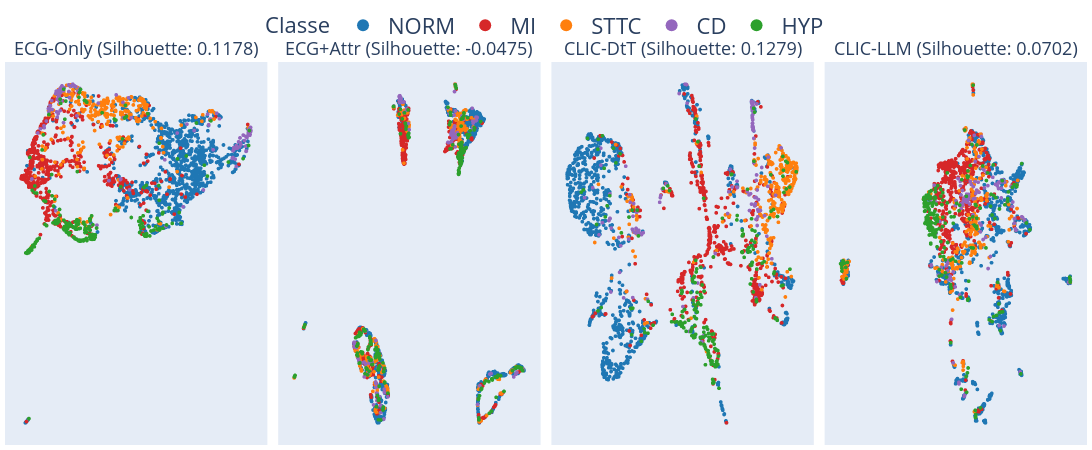

The notebook cell saved with this chart:
### Code cell
fig = px.scatter(
    df_umap,
    x="umap_x",
    y="umap_y",
    color="label_name",
    facet_col="subset",
    facet_col_wrap=4,          # 2 linhas x 3 colunas = 6 subplots
    color_discrete_map=color_map,
    category_orders={
        "label_name": ["NORM", "MI", "STTC", "CD", "HYP"]
    },
    height=450,
    width=1500,
    facet_col_spacing=0.01,   # reduz espaço horizontal
    facet_row_spacing=0.05    # reduz espaço vertical
)

# Remove todos os eixos
fig.update_xaxes(visible=False, scaleanchor=None)
fig.update_yaxes(visible=False, scaleanchor=None)
fig.update_traces(
    marker=dict(size=4),
    legendgrouptitle_font_size=60
)

fig.update_xaxes(matches=None)
fig.update_yaxes(matches=None)
# Layout compacto
fig.update_layout(
    margin=dict(l=5, r=5, t=40, b=5),
    legend=dict(
        itemsizing="constant",    #
        itemwidth=40,   
        orientation="h",
        font=dict(size=22),
        title_font=dict(size=22),
        x=0.5,
        y=1.15,
        xanchor="center",
        yanchor="top"
    ),
    legend_title_text="Classe",
)

# Limpa o texto padrão dos facets e usa como caption
fig.for_each_annotation(
    lambda a: a.update(
        text=a.text.split("=")[-1],  # remove "subset="
        font=dict(size=18)
    )
)

fig.show()
fig.write_image("UMAP_ALLPLOTS.pdf")

### Figure 1 — Plotly figure (JSON) as saved in the notebook; plotly's stock layout.template omitted (floating-point values rounded to 4 significant figures; data arrays with more than 128 entries replaced by an {"elided": "..."} marker saying what was removed)
{"data": [{"hovertemplate": "label_name=NORM<br>subset=ECG-Only (Silhouette: 0.1178)<br>umap_x=%{x}<br>umap_y=%{y}<extra></extra>", "legendgroup": "NORM", "legendgrouptitle": {"font": {"size": 60}}, "marker": {"color": "#1f77b4", "size": 4, "symbol": "circle"}, "mode": "markers", "name": "NORM", "showlegend": true, "type": "scattergl", "x": {"elided": "995 float values"}, "xaxis": "x", "y": {"elided": "995 float values"}, "yaxis": "y"}, {"hovertemplate": "label_name=NORM<br>subset=ECG+Attr (Silhouette: -0.0475)<br>umap_x=%{x}<br>umap_y=%{y}<extra></extra>", "legendgroup": "NORM", "legendgrouptitle": {"font": {"size": 60}}, "marker": {"color": "#1f77b4", "size": 4, "symbol": "circle"}, "mode": "markers", "name": "NORM", "showlegend": false, "type": "scattergl", "x": {"elided": "995 float values"}, "xaxis": "x2", "y": {"elided": "995 float values"}, "yaxis": "y2"}, {"hovertemplate": "label_name=NORM<br>subset=CLIC-DtT (Silhouette: 0.1279)<br>umap_x=%{x}<br>umap_y=%{y}<extra></extra>", "legendgroup": "NORM", "legendgrouptitle": {"font": {"size": 60}}, "marker": {"color": "#1f77b4", "size": 4, "symbol": "circle"}, "mode": "markers", "name": "NORM", "showlegend": false, "type": "scattergl", "x": {"elided": "995 float values"}, "xaxis": "x3", "y": {"elided": "995 float values"}, "yaxis": "y3"}, {"hovertemplate": "label_name=NORM<br>subset=CLIC-LLM (Silhouette: 0.0702)<br>umap_x=%{x}<br>umap_y=%{y}<extra></extra>", "legendgroup": "NORM", "legendgrouptitle": {"font": {"size": 60}}, "marker": {"color": "#1f77b4", "size": 4, "symbol": "circle"}, "mode": "markers", "name": "NORM", "showlegend": false, "type": "scattergl", "x": {"elided": "995 float values"}, "xaxis": "x4", "y": {"elided": "995 float values"}, "yaxis": "y4"}, {"hovertemplate": "label_name=MI<br>subset=ECG-Only (Silhouette: 0.1178)<br>umap_x=%{x}<br>umap_y=%{y}<extra></extra>", "legendgroup": "MI", "legendgrouptitle": {"font": {"size": 60}}, "marker": {"color": "#d62728", "size": 4, "symbol": "circle"}, "mode": "markers", "name": "MI", "showlegend": true, "type": "scattergl", "x": {"elided": "535 float values"}, "xaxis": "x", "y": {"elided": "535 float values"}, "yaxis": "y"}, {"hovertemplate": "label_name=MI<br>subset=ECG+Attr (Silhouette: -0.0475)<br>umap_x=%{x}<br>umap_y=%{y}<extra></extra>", "legendgroup": "MI", "legendgrouptitle": {"font": {"size": 60}}, "marker": {"color": "#d62728", "size": 4, "symbol": "circle"}, "mode": "markers", "name": "MI", "showlegend": false, "type": "scattergl", "x": {"elided": "535 float values"}, "xaxis": "x2", "y": {"elided": "535 float values"}, "yaxis": "y2"}, {"hovertemplate": "label_name=MI<br>subset=CLIC-DtT (Silhouette: 0.1279)<br>umap_x=%{x}<br>umap_y=%{y}<extra></extra>", "legendgroup": "MI", "legendgrouptitle": {"font": {"size": 60}}, "marker": {"color": "#d62728", "size": 4, "symbol": "circle"}, "mode": "markers", "name": "MI", "showlegend": false, "type": "scattergl", "x": {"elided": "535 float values"}, "xaxis": "x3", "y": {"elided": "535 float values"}, "yaxis": "y3"}, {"hovertemplate": "label_name=MI<br>subset=CLIC-LLM (Silhouette: 0.0702)<br>umap_x=%{x}<br>umap_y=%{y}<extra></extra>", "legendgroup": "MI", "legendgrouptitle": {"font": {"size": 60}}, "marker": {"color": "#d62728", "size": 4, "symbol": "circle"}, "mode": "markers", "name": "MI", "showlegend": false, "type": "scattergl", "x": {"elided": "535 float values"}, "xaxis": "x4", "y": {"elided": "535 float values"}, "yaxis": "y4"}, {"hovertemplate": "label_name=STTC<br>subset=ECG-Only (Silhouette: 0.1178)<br>umap_x=%{x}<br>umap_y=%{y}<extra></extra>", "legendgroup": "STTC", "legendgrouptitle": {"font": {"size": 60}}, "marker": {"color": "#ff7f0e", "size": 4, "symbol": "circle"}, "mode": "markers", "name": "STTC", "showlegend": true, "type": "scattergl", "x": {"elided": "287 float values"}, "xaxis": "x", "y": {"elided": "287 float values"}, "yaxis": "y"}, {"hovertemplate": "label_name=STTC<br>subset=ECG+Attr (Silhouette: -0.0475)<br>umap_x=%{x}<br>umap_y=%{y}<extra></extra>", "legendgroup": "STTC", "legendgrouptitle": {"font": {"size": 60}}, "marker": {"color": "#ff7f0e", "size": 4, "symbol": "circle"}, "mode": "markers", "name": "STTC", "showlegend": false, "type": "scattergl", "x": {"elided": "287 float values"}, "xaxis": "x2", "y": {"elided": "287 float values"}, "yaxis": "y2"}, {"hovertemplate": "label_name=STTC<br>subset=CLIC-DtT (Silhouette: 0.1279)<br>umap_x=%{x}<br>umap_y=%{y}<extra></extra>", "legendgroup": "STTC", "legendgrouptitle": {"font": {"size": 60}}, "marker": {"color": "#ff7f0e", "size": 4, "symbol": "circle"}, "mode": "markers", "name": "STTC", "showlegend": false, "type": "scattergl", "x": {"elided": "287 float values"}, "xaxis": "x3", "y": {"elided": "287 float values"}, "yaxis": "y3"}, {"hovertemplate": "label_name=STTC<br>subset=CLIC-LLM (Silhouette: 0.0702)<br>umap_x=%{x}<br>umap_y=%{y}<extra></extra>", "legendgroup": "STTC", "legendgrouptitle": {"font": {"size": 60}}, "marker": {"color": "#ff7f0e", "size": 4, "symbol": "circle"}, "mode": "markers", "name": "STTC", "showlegend": false, "type": "scattergl", "x": {"elided": "287 float values"}, "xaxis": "x4", "y": {"elided": "287 float values"}, "yaxis": "y4"}, {"hovertemplate": "label_name=CD<br>subset=ECG-Only (Silhouette: 0.1178)<br>umap_x=%{x}<br>umap_y=%{y}<extra></extra>", "legendgroup": "CD", "legendgrouptitle": {"font": {"size": 60}}, "marker": {"color": "#9467bd", "size": 4, "symbol": "circle"}, "mode": "markers", "name": "CD", "showlegend": true, "type": "scattergl", "x": {"elided": "129 float values"}, "xaxis": "x", "y": {"elided": "129 float values"}, "yaxis": "y"}, {"hovertemplate": "label_name=CD<br>subset=ECG+Attr (Silhouette: -0.0475)<br>umap_x=%{x}<br>umap_y=%{y}<extra></extra>", "legendgroup": "CD", "legendgrouptitle": {"font": {"size": 60}}, "marker": {"color": "#9467bd", "size": 4, "symbol": "circle"}, "mode": "markers", "name": "CD", "showlegend": false, "type": "scattergl", "x": {"elided": "129 float values"}, "xaxis": "x2", "y": {"elided": "129 float values"}, "yaxis": "y2"}, {"hovertemplate": "label_name=CD<br>subset=CLIC-DtT (Silhouette: 0.1279)<br>umap_x=%{x}<br>umap_y=%{y}<extra></extra>", "legendgroup": "CD", "legendgrouptitle": {"font": {"size": 60}}, "marker": {"color": "#9467bd", "size": 4, "symbol": "circle"}, "mode": "markers", "name": "CD", "showlegend": false, "type": "scattergl", "x": {"elided": "129 float values"}, "xaxis": "x3", "y": {"elided": "129 float values"}, "yaxis": "y3"}, {"hovertemplate": "label_name=CD<br>subset=CLIC-LLM (Silhouette: 0.0702)<br>umap_x=%{x}<br>umap_y=%{y}<extra></extra>", "legendgroup": "CD", "legendgrouptitle": {"font": {"size": 60}}, "marker": {"color": "#9467bd", "size": 4, "symbol": "circle"}, "mode": "markers", "name": "CD", "showlegend": false, "type": "scattergl", "x": {"elided": "129 float values"}, "xaxis": "x4", "y": {"elided": "129 float values"}, "yaxis": "y4"}, {"hovertemplate": "label_name=HYP<br>subset=ECG-Only (Silhouette: 0.1178)<br>umap_x=%{x}<br>umap_y=%{y}<extra></extra>", "legendgroup": "HYP", "legendgrouptitle": {"font": {"size": 60}}, "marker": {"color": "#2ca02c", "size": 4, "symbol": "circle"}, "mode": "markers", "name": "HYP", "showlegend": true, "type": "scattergl", "x": {"elided": "237 float values"}, "xaxis": "x", "y": {"elided": "237 float values"}, "yaxis": "y"}, {"hovertemplate": "label_name=HYP<br>subset=ECG+Attr (Silhouette: -0.0475)<br>umap_x=%{x}<br>umap_y=%{y}<extra></extra>", "legendgroup": "HYP", "legendgrouptitle": {"font": {"size": 60}}, "marker": {"color": "#2ca02c", "size": 4, "symbol": "circle"}, "mode": "markers", "name": "HYP", "showlegend": false, "type": "scattergl", "x": {"elided": "237 float values"}, "xaxis": "x2", "y": {"elided": "237 float values"}, "yaxis": "y2"}, {"hovertemplate": "label_name=HYP<br>subset=CLIC-DtT (Silhouette: 0.1279)<br>umap_x=%{x}<br>umap_y=%{y}<extra></extra>", "legendgroup": "HYP", "legendgrouptitle": {"font": {"size": 60}}, "marker": {"color": "#2ca02c", "size": 4, "symbol": "circle"}, "mode": "markers", "name": "HYP", "showlegend": false, "type": "scattergl", "x": {"elided": "237 float values"}, "xaxis": "x3", "y": {"elided": "237 float values"}, "yaxis": "y3"}, {"hovertemplate": "label_name=HYP<br>subset=CLIC-LLM (Silhouette: 0.0702)<br>umap_x=%{x}<br>umap_y=%{y}<extra></extra>", "legendgroup": "HYP", "legendgrouptitle": {"font": {"size": 60}}, "marker": {"color": "#2ca02c", "size": 4, "symbol": "circle"}, "mode": "markers", "name": "HYP", "showlegend": false, "type": "scattergl", "x": {"elided": "237 float values"}, "xaxis": "x4", "y": {"elided": "237 float values"}, "yaxis": "y4"}], "layout": {"annotations": [{"font": {"size": 18}, "showarrow": false, "text": "ECG-Only (Silhouette: 0.1178)", "x": 0.1212, "xanchor": "center", "xref": "paper", "y": 1, "yanchor": "bottom", "yref": "paper"}, {"font": {"size": 18}, "showarrow": false, "text": "ECG+Attr (Silhouette: -0.0475)", "x": 0.3738, "xanchor": "center", "xref": "paper", "y": 1, "yanchor": "bottom", "yref": "paper"}, {"font": {"size": 18}, "showarrow": false, "text": "CLIC-DtT (Silhouette: 0.1279)", "x": 0.6262, "xanchor": "center", "xref": "paper", "y": 1, "yanchor": "bottom", "yref": "paper"}, {"font": {"size": 18}, "showarrow": false, "text": "CLIC-LLM (Silhouette: 0.0702)", "x": 0.8788, "xanchor": "center", "xref": "paper", "y": 1, "yanchor": "bottom", "yref": "paper"}], "height": 450, "legend": {"font": {"size": 22}, "itemsizing": "constant", "itemwidth": 40, "orientation": "h", "title": {"font": {"size": 22}, "text": "Classe"}, "tracegroupgap": 0, "x": 0.5, "xanchor": "center", "y": 1.15, "yanchor": "top"}, "margin": {"b": 5, "l": 5, "r": 5, "t": 40}, "width": 1500, "xaxis": {"anchor": "y", "domain": [0, 0.2425], "title": {"text": "umap_x"}, "visible": false}, "xaxis2": {"anchor": "y2", "domain": [0.2525, 0.495], "title": {"text": "umap_x"}, "visible": false}, "xaxis3": {"anchor": "y3", "domain": [0.505, 0.7475], "title": {"text": "umap_x"}, "visible": false}, "xaxis4": {"anchor": "y4", "domain": [0.7575, 1], "title": {"text": "umap_x"}, "visible": false}, "yaxis": {"anchor": "x", "domain": [0, 1], "title": {"text": "umap_y"}, "visible": false}, "yaxis2": {"anchor": "x2", "domain": [0, 1], "showticklabels": false, "visible": false}, "yaxis3": {"anchor": "x3", "domain": [0, 1], "showticklabels": false, "visible": false}, "yaxis4": {"anchor": "x4", "domain": [0, 1], "showticklabels": false, "visible": false}}}
